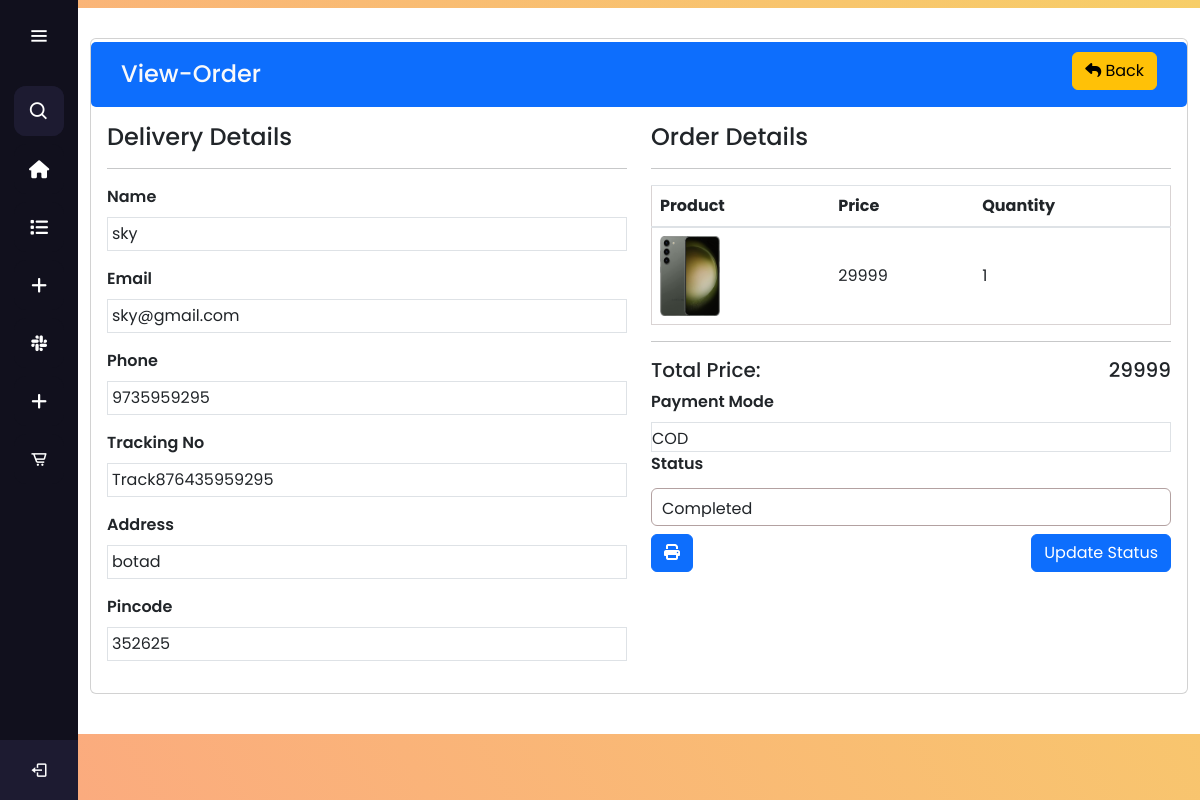
The page /Admin/view-order.php?t=Track876435959295 (signed in) on the database its author committed.
### tables this page shows
CREATE TABLE `orders` (
  `id` int(11) NOT NULL,
  `tracking_id` varchar(100) NOT NULL,
  `user_id` int(191) NOT NULL,
  `name` varchar(191) NOT NULL,
  `email` varchar(222) NOT NULL,
  `phone` varchar(191) NOT NULL,
  `address` mediumtext NOT NULL,
  `pincode` int(100) NOT NULL,
  `total_price` int(100) NOT NULL,
  `payment_mode` varchar(100) NOT NULL,
  `payment_id` varchar(100) DEFAULT NULL,
  `status` tinyint(4) NOT NULL DEFAULT 0,
  `comments` varchar(100) NOT NULL,
  `created_at` timestamp NOT NULL DEFAULT current_timestamp()
);

CREATE TABLE `products` (
  `id` int(11) NOT NULL,
  `category_id` int(11) NOT NULL,
  `name` varchar(191) NOT NULL,
  `slug` varchar(191) NOT NULL,
  `small_description` mediumtext NOT NULL,
  `description` mediumtext NOT NULL,
  `original_price` int(11) NOT NULL,
  `selling_price` int(11) NOT NULL,
  `image` varchar(191) NOT NULL,
  `qty` int(11) NOT NULL,
  `status` tinyint(4) NOT NULL,
  `trending` tinyint(4) NOT NULL,
  `meta_title` varchar(191) NOT NULL,
  `meta_keywords` mediumtext NOT NULL,
  `meta_description` mediumtext NOT NULL,
  `created_at` timestamp NOT NULL DEFAULT current_timestamp()
);

CREATE TABLE `order_items` (
  `id` int(11) NOT NULL,
  `order_id` int(191) NOT NULL,
  `prod_id` int(191) NOT NULL,
  `qty` int(55) NOT NULL,
  `price` int(50) NOT NULL,
  `created_at` timestamp NOT NULL DEFAULT current_timestamp()
);

### functions/myfunctions.php (called while the page is built, shortened)
<?php
include('../config/dbcon.php');
    function checkTrack($trackingno)
    {
        global $con;
        $query="SELECT * FROM orders WHERE tracking_id='$trackingno'";
        return mysqli_query($con,$query);
    }
?>

### Admin/view-order.php (the view, shortened to what this page needs)
<?php
include("./includes/header.php");
include("./includes/sidebar.php");
include("../middleware/adminMiddleware.php");
if (isset($_GET['t'])) {
    $tracking_no = $_GET['t'];
    $trackres = checkTrack($tracking_no);
?>
    <?php
} else {
    ?>
    <h4>Something Went Wrong</h4>
<?php
    die();
}
$data=mysqli_fetch_array($trackres);
?>
<div class="container">
        <div class="row">
            <div class="col-md-12">
                <div class="card">
                    <div class="head bg-primary">
                        <a href="orders.php" class="btn btn-warning float-end"> <i class="fa fa-reply"></i> Back</a>
                        <h4 class=" pt-2 text-light"> View-Order</h4>
                    </div>
                    <div class="card-body">
                        <div class="row">
                            <div class="col-md-6">
                                <h4>Delivery Details</h4>
                                <hr>
                                <div class="row">
                                    <div class="col-md-12 mb-3">
                                        <label class=" fw-semibold">Name</label>
                                        <div class="border p-1">
                                            <?=$data['name'];?>
                                        </div>
                                    </div>
                                    <div class="col-md-12 mb-3">
                                        <label class=" fw-semibold">Email</label>
                                        <div class="border p-1">
                                            <?=$data['email'];?>
                                        </div>
                                    </div>
                                    <div class="col-md-12 mb-3">
                                        <label class=" fw-semibold">Phone</label>
                                        <div class="border p-1">
                                            <?=$data['phone'];?>
                                        </div>
                                    </div>
                                    <div class="col-md-12 mb-3">
                                        <label class=" fw-semibold">Tracking No</label>
                                        <div class="border p-1">
                                            <?=$data['tracking_id'];?>
                                        </div>
                                    </div>
                                    <div class="col-md-12 mb-3">
                                        <label class=" fw-semibold">Address</label>
                                        <div class="border p-1">
                                            <?=$data['address'];?>
                                        </div>
                                    </div>
                                    <div class="col-md-12 mb-3">
                                        <label class=" fw-semibold">Pincode</label>
                                        <div class="border p-1">
                                            <?=$data['pincode'];?>
                                        </div>
                                    </div>
                                </div>
                            </div>
                            <div class="col-md-6">
                                <h4>Order Details</h4>
                                <hr>
                                <table class="table">
                                    <thead>
                                        <tr>
                                            <th>Product</th>
                                            <th>Price</th>
                                            <th>Quantity</th>
                                        </tr>
                                    </thead>
                                    <tbody>
                                        <?php
                                            $order_query="SELECT o.id as oid,o.tracking_id,o.user_id, oi.*,oi.qty as orderqty,  p.* FROM orders o,order_items oi,
                                            products p WHERE oi.order_id=o.id AND p.id=oi.prod_id
                                            AND o.tracking_id='$tracking_no' ";
                                            $order_query_run=mysqli_query($con,$order_query);
                                            if(mysqli_num_rows($order_query_run)>0)
                                            {
                                                foreach($order_query_run as $item)
                                                {
                                                    ?>
                                                        <tr>
                                                            <td class=" align-middle">
                                                                <img src="../uploads/<?=$item['image'];?>" width="60px" height="80px" alt="<?=$item['name'];?>">
                                                            </td>
                                                            <td class=" align-middle"><?=$item['price'];?></td>
                                                            <td class=" align-middle"><?=$item['orderqty'];?></td>
                                                        </tr>
                                                    <?php
                                                }
                                            }
                                        ?>
                                     </tbody>
                                </table>
                                <hr>
                                <h5>Total Price:<span class=" float-end"><?=$data['total_price']?></span></h5>
                                <label  class=" fw-semibold">Payment Mode</label>
                                <div class="border pt-1">
                                    <?=$data['payment_mode']?>
                                </div>
                                <label class=" fw-semibold">Status</label>
                                <div class=" pt-1">
                                    <form action="code.php" method="POST">
                                        <select name="order_status" class="form-control">
                                            <option value="2"<?=$data['status']==2?"selected":"" ?>>Completed</option>
                                        </select>
                                        <button type="submit" name="update_order" class="btn btn-primary mt-2 float-end">Update Status</button>
                                    </form>
                                </div>
                                <?php
                                if($data['status']==2)
                                {
                                ?>
                                <a href="bill.php?id=<?php echo $data['id']; ?>" class="btn btn-primary mt-2"><i class="fa-sharp fa-solid fa-print"></i></a>
                                <?php
                                }
                                ?>
                            </div>
                        </div>
                    </div>
                </div>
            </div>
        </div>
    </div>
</div>
<?php include("./includes/footer.php"); ?>

### Admin/Assets/style/style1.css (style rules this page uses)
* { margin: 0; padding: 0; box-sizing: border-box; font-family: "Poppins" , sans-serif; }
.container { background: #fff; padding: 30px 40px 40px 50px; }
.head { border-radius: 5px; width: 100%; padding: 10px 30px; }

### Admin/Assets/style/category.css (style rules this page uses)
.card { border-width: 0px; border-color: none; padding-top: 3px; }

### Admin/includes/header.php (style rules this page uses)
.form-control { border: 1px solid #b3a1a1 !important; padding: 8px 10px; }
.table { border: 1px solid #d9d3d3; }

### rows shown on the page
orders: name "sky", email "sky@gmail.com", phone "9735959295", tracking "Track876435959295", address "botad", pincode "352625", products.image (picture), order_items.price "29999", order_items.qty "1", total_price "29999", payment_mode "COD", order_status "Completed"
